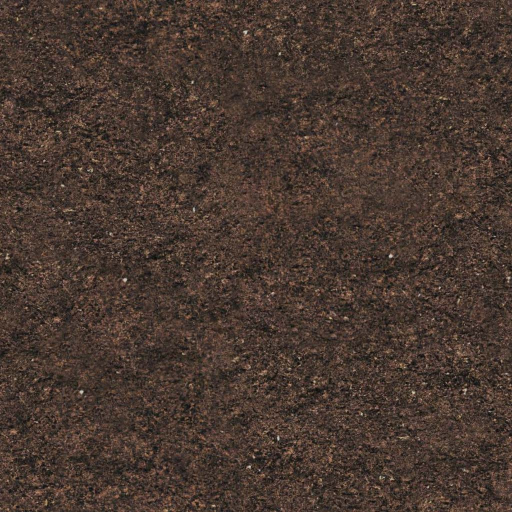
#> input picture archives/3d/ressources/dirt_color.jpg, 1024 x 1024 px, given in place of hd-heros.jpg, which was not available (shown at 1/2 size)
$ python etalonnage.py ../archives/3d/ressources ../archives/3d/ressources/dirt_normal.jpg
#> lines starting #> are read from the running program, lines starting #| are printed output that depends on the picture
"""Étalonnage des photos aux couleurs du festival (vert profond + rose clair).

Usage : python3 -I outils/etalonnage.py <dossier_sources> public/photos
Les sources (photos libres de Wikimedia Commons) sont listées dans PHOTOS ;
les crédits sont dans src/data/photos.ts.
"""
import sys, pathlib
import numpy as np
from PIL import Image

src, dst = pathlib.Path(sys.argv[1]), pathlib.Path(sys.argv[2])
VERT = np.array([8, 61, 61]) / 255      # #083D3D
CREME_ROSE = np.array([255, 232, 238]) / 255
ROSE = np.array([255, 160, 203]) / 255  # #FFA0CB

def etalonner(im, force=1.0, sombre=0.0, lueur=None, vignette=0.35):
    a = np.asarray(im.convert("RGB")).astype(np.float32) / 255
    if sombre:
        a = a ** (1 + sombre) * (1 - sombre * 0.35)
    a = a * np.array([0.9, 0.98, 1.03])  # vers l'émeraude
    lum = (a @ np.array([0.3, 0.59, 0.11]))[..., None]
    a = a + (1 - lum) ** 2 * (VERT - a) * 0.28 * force + lum ** 2 * (CREME_ROSE - a) * 0.14 * force
    h, w = a.shape[:2]
    y, x = np.mgrid[0:h, 0:w].astype(np.float32)
    if lueur:
        cx, cy, rayon, intensite = lueur
        d = np.sqrt(((x / w - cx) * w / h) ** 2 + (y / h - cy) ** 2) / rayon
        g = (np.clip(1 - d, 0, 1) ** 2)[..., None] * intensite
        a = 1 - (1 - a) * (1 - ROSE * g)  # « écran » rose
    r = np.sqrt(((x / w - 0.5) * 1.1) ** 2 + ((y / h - 0.5)) ** 2)
    a = a * (1 - vignette * np.clip(r / 0.75, 0, 1) ** 2)[..., None]
    return Image.fromarray((np.clip(a, 0, 1) * 255).astype(np.uint8))

def recadrer(im, ratio, cx, cy):
    w, h = im.size
    if w / h > ratio:
        nw = int(h * ratio); x0 = int(np.clip(cx * w - nw / 2, 0, w - nw)); return im.crop((x0, 0, x0 + nw, h))
    nh = int(w / ratio); y0 = int(np.clip(cy * h - nh / 2, 0, h - nh)); return im.crop((0, y0, w, y0 + nh))

# Photo d'accueil : le ragondin qui nage (parc du château de Rambouillet)
heros = etalonner(Image.open(src / "hd-heros.jpg"), force=1.0, sombre=0.25, lueur=(0.92, 0.05, 0.9, 0.55), vignette=0.5)
#> in etalonner, `lum = (a @ np.array([0.3, 0.59, 0.11]))[..., None]`:
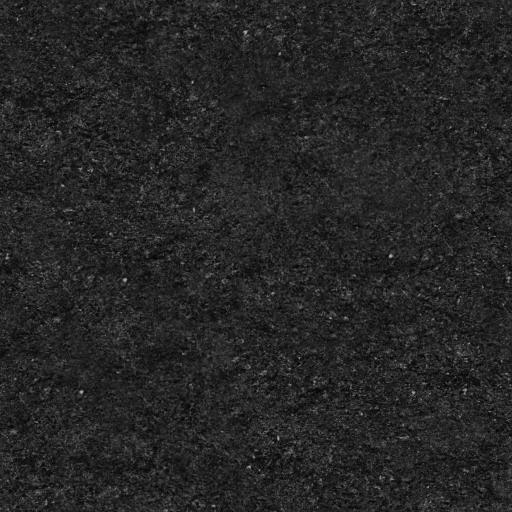
#> lum: shape (1024, 1024, 1) float64 (shown at 1/2 size); min 0.00076, max 0.712, mean 0.149
#> in etalonner, `cx, cy, rayon, intensite = lueur`: cx = 0.92; cy = 0.05; rayon = 0.9; intensite = 0.55
#> in etalonner, `d = np.sqrt(((x / w - cx) * w / h) ** 2 + (y / h - cy) ** 2) / rayon`:
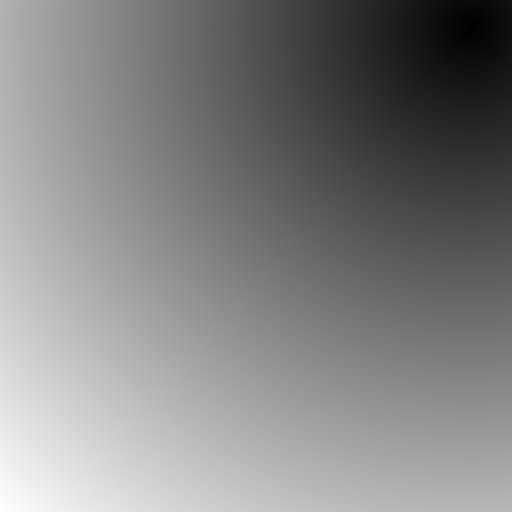
#> d: shape (1024, 1024) float32 (shown at 1/2 size); min 0.000234, max 1.47, mean 0.759; drawn with min black and max white
#> in etalonner, `g = (np.clip(1 - d, 0, 1) ** 2)[..., None] * intensite`:
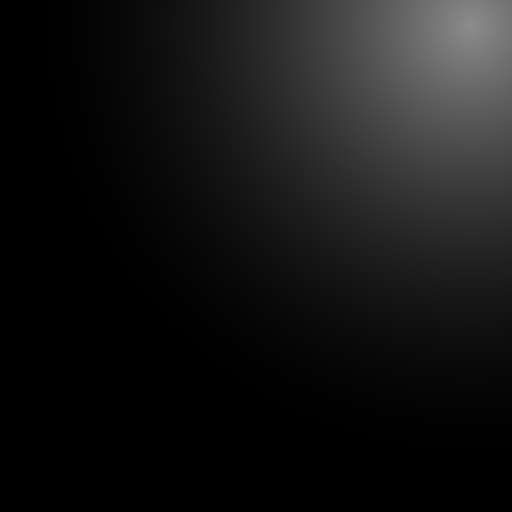
#> g: shape (1024, 1024, 1) float32 (shown at 1/2 size); min 0, max 0.55, mean 0.0813
for l in (2560, 1600, 960):
    heros.resize((l, round(heros.height * l / heros.width)), Image.LANCZOS).save(dst / f"ragondin-loing-{l}.webp", quality=80, method=6)

# Portraits du bestiaire (4:5), point d'intérêt (x, y)
PORTRAITS = {
    "ragondin": (0.28, 0.55), "martin": (0.5, 0.5), "demoiselle": (0.47, 0.5), "effraie": (0.55, 0.45),
    "renard": (0.5, 0.5), "pic": (0.58, 0.5), "fritillaire": (0.45, 0.62), "citron": (0.66, 0.5), "luciole": (0.56, 0.48),
}
for nom, (cx, cy) in PORTRAITS.items():
    im = recadrer(Image.open(src / f"hd-{nom}.jpg").convert("RGB"), 4 / 5, cx, cy)
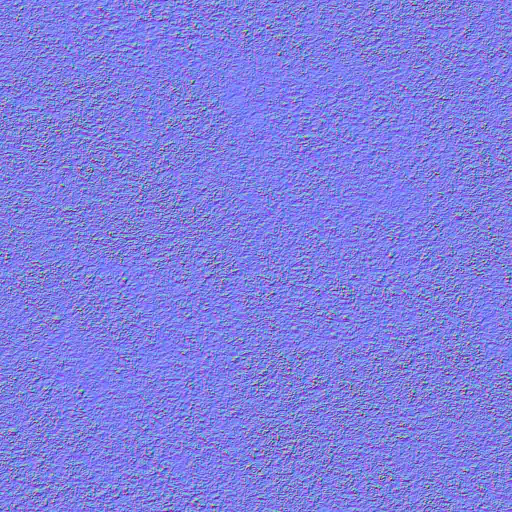
#> input picture archives/3d/ressources/dirt_normal.jpg, 1024 x 1024 px, given in place of hd-ragondin.jpg, which was not available (shown at 1/2 size)
#> in recadrer, `w, h = im.size`: w = 1024
#> in recadrer, `nw = int(h * ratio)`: nw = 819
#> in recadrer, `x0 = int(np.clip(cx * w - nw / 2, 0, w - nw))`: x0 = 0
#> in recadrer, `return im.crop((x0, 0, x0 + nw, h))`:
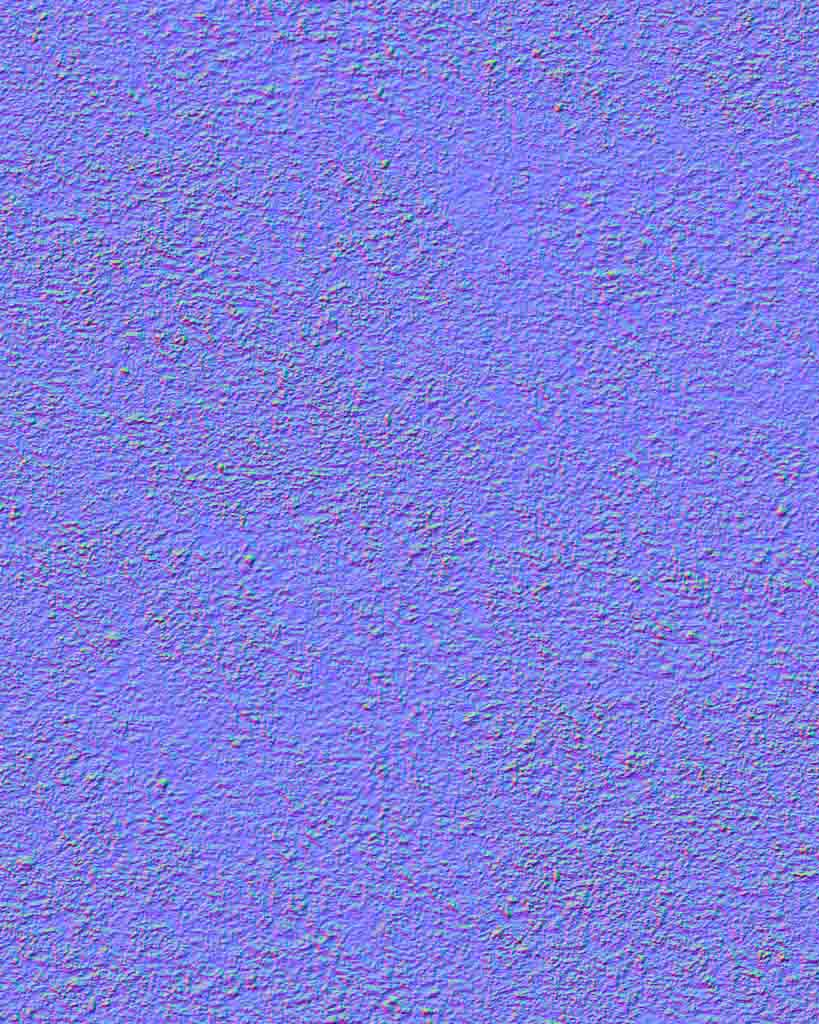
#> returned value: PIL image 819x1024 RGB; mean R, G, B 127.9, 127.2, 224.6
    im = etalonner(im, force=0.7, sombre=0.08, lueur=(0.85, 0.08, 0.8, 0.25), vignette=0.3)
#> call 2 of etalonner, with force = 0.7, sombre = 0.08, lueur = (0.85, 0.08, 0.8, 0.25), vignette = 0.3
#> in etalonner (call 2), `lum = (a @ np.array([0.3, 0.59, 0.11]))[..., None]`:
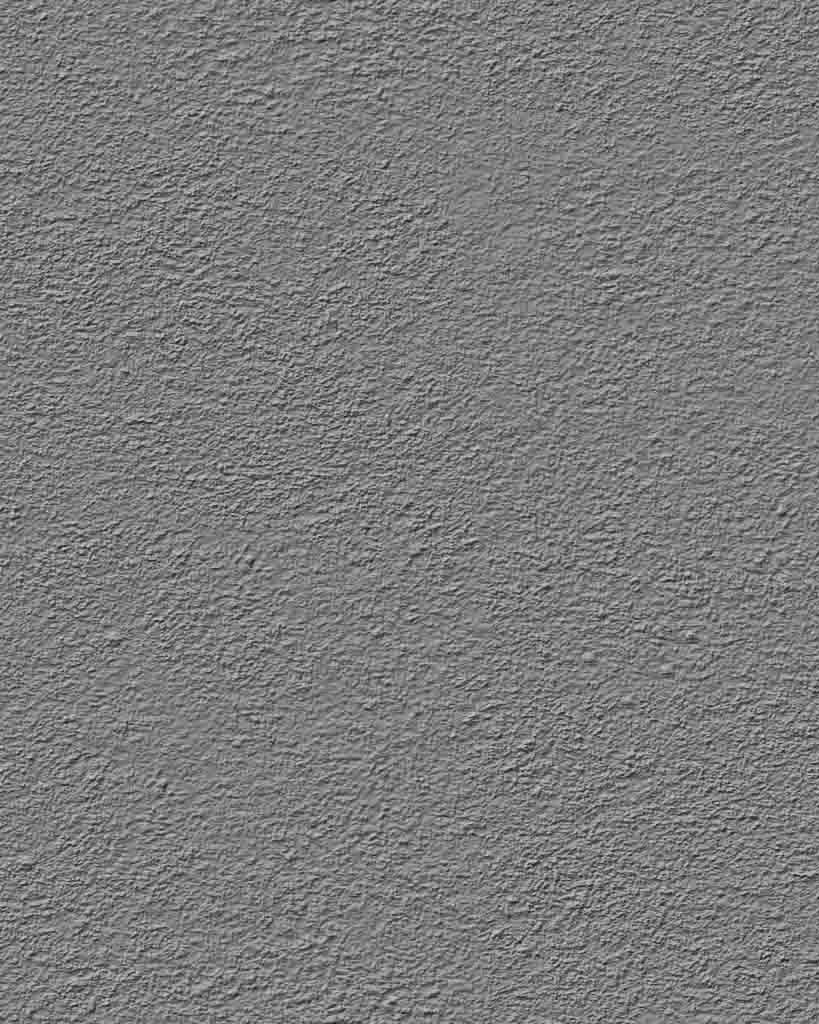
#> lum: shape (1024, 819, 1) float64; min 0.0429, max 0.861, mean 0.487
#> in etalonner (call 2), `a = a * (1 - vignette * np.clip(r / 0.75, 0, 1) ** 2)[..., None]`:
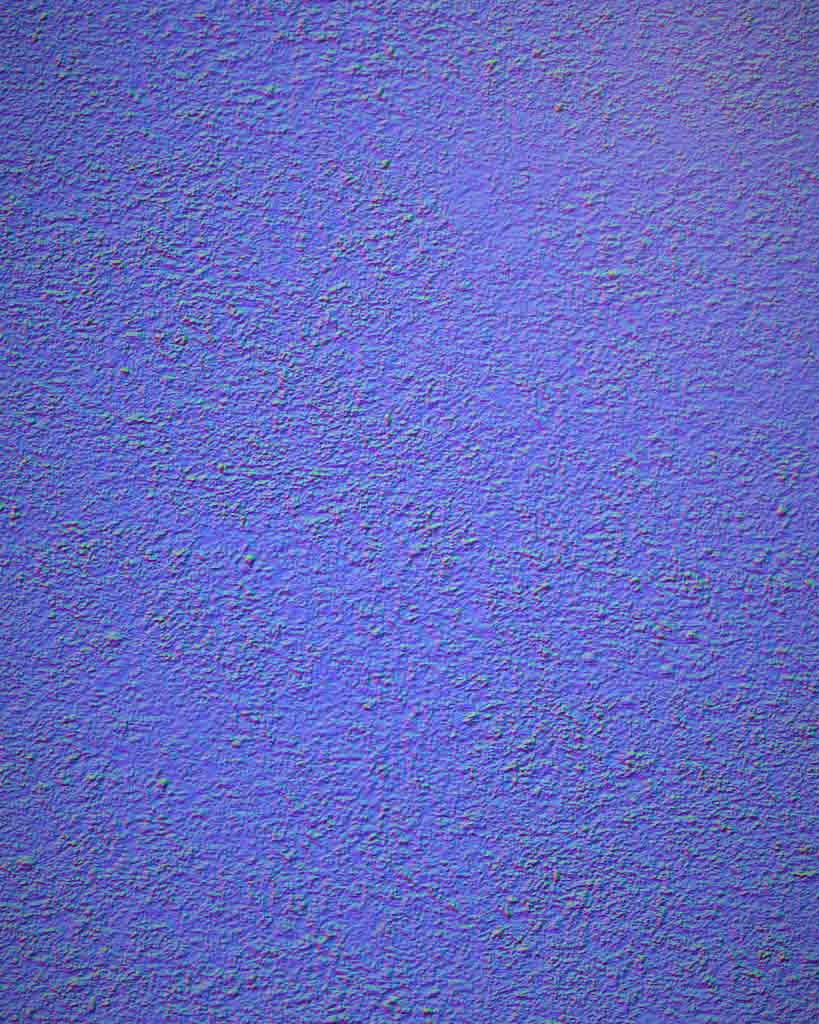
#> a: shape (1024, 819, 3) float64; mean R, G, B 0.394, 0.421, 0.764
    im.resize((800, 1000), Image.LANCZOS).save(dst / f"{nom}.webp", quality=80, method=6)
#> (the run stopped early here; a loop or call above may not have finished)
